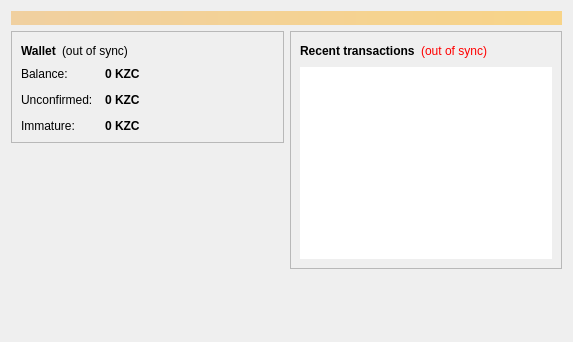
<?xml version="1.0" encoding="UTF-8"?>
<ui version="4.0">
 <class>OverviewPage</class>
 <widget class="QWidget" name="OverviewPage">
  <property name="geometry">
   <rect>
    <x>0</x>
    <y>0</y>
    <width>573</width>
    <height>342</height>
   </rect>
  </property>
  <property name="windowTitle">
   <string>Form</string>
  </property>
  <property name="styleSheet">
   <string notr="true"/>
  </property>
  <layout class="QVBoxLayout" name="topLayout">
   <item>
    <widget class="QLabel" name="labelAlerts">
     <property name="visible">
      <bool>false</bool>
     </property>
     <property name="styleSheet">
      <string notr="true">background-color: qlineargradient(x1: 0, y1: 0, x2: 1, y2: 0, stop:0 #F0D0A0, stop:1 #F8D488); color:#000000;</string>
     </property>
     <property name="wordWrap">
      <bool>true</bool>
     </property>
     <property name="margin">
      <number>3</number>
     </property>
    </widget>
   </item>
   <item>
    <layout class="QHBoxLayout" name="horizontalLayout" stretch="1,1">
     <item>
      <layout class="QVBoxLayout" name="verticalLayout_2">
       <item>
        <widget class="QFrame" name="frame">
         <property name="styleSheet">
          <string notr="true"/>
         </property>
         <property name="frameShape">
          <enum>QFrame::StyledPanel</enum>
         </property>
         <property name="frameShadow">
          <enum>QFrame::Raised</enum>
         </property>
         <layout class="QVBoxLayout" name="verticalLayout_4">
          <item>
           <layout class="QHBoxLayout" name="horizontalLayout_4">
            <item>
             <widget class="QLabel" name="label_5">
              <property name="font">
               <font>
                <weight>75</weight>
                <bold>true</bold>
               </font>
              </property>
              <property name="text">
               <string>Wallet</string>
              </property>
             </widget>
            </item>
            <item>
             <widget class="QLabel" name="labelWalletStatus">
              <property name="toolTip">
               <string>The displayed information may be out of date. Your wallet automatically synchronizes with the Kazcoin network after a connection is established, but this process has not completed yet.</string>
              </property>
              <property name="styleSheet">
               <string notr="true">QLabel { color: red; }
background-image: url(:/images/legobackground);</string>
              </property>
              <property name="text">
               <string notr="true">(out of sync)</string>
              </property>
              <property name="alignment">
               <set>Qt::AlignLeading|Qt::AlignLeft|Qt::AlignVCenter</set>
              </property>
             </widget>
            </item>
            <item>
             <spacer name="horizontalSpacer_2">
              <property name="orientation">
               <enum>Qt::Horizontal</enum>
              </property>
              <property name="sizeHint" stdset="0">
               <size>
                <width>40</width>
                <height>20</height>
               </size>
              </property>
             </spacer>
            </item>
           </layout>
          </item>
          <item>
           <layout class="QFormLayout" name="formLayout_2">
            <property name="fieldGrowthPolicy">
             <enum>QFormLayout::AllNonFixedFieldsGrow</enum>
            </property>
            <property name="horizontalSpacing">
             <number>12</number>
            </property>
            <property name="verticalSpacing">
             <number>12</number>
            </property>
            <item row="0" column="0">
             <widget class="QLabel" name="label">
              <property name="text">
               <string>Balance:</string>
              </property>
             </widget>
            </item>
            <item row="0" column="1">
             <widget class="QLabel" name="labelBalance">
              <property name="font">
               <font>
                <weight>75</weight>
                <bold>true</bold>
               </font>
              </property>
              <property name="cursor">
               <cursorShape>IBeamCursor</cursorShape>
              </property>
              <property name="toolTip">
               <string>Your current balance</string>
              </property>
              <property name="text">
               <string notr="true">0 KZC</string>
              </property>
              <property name="textInteractionFlags">
               <set>Qt::LinksAccessibleByMouse|Qt::TextSelectableByKeyboard|Qt::TextSelectableByMouse</set>
              </property>
             </widget>
            </item>
            <item row="1" column="0">
             <widget class="QLabel" name="label_3">
              <property name="text">
               <string>Unconfirmed:</string>
              </property>
             </widget>
            </item>
            <item row="1" column="1">
             <widget class="QLabel" name="labelUnconfirmed">
              <property name="font">
               <font>
                <weight>75</weight>
                <bold>true</bold>
               </font>
              </property>
              <property name="cursor">
               <cursorShape>IBeamCursor</cursorShape>
              </property>
              <property name="toolTip">
               <string>Total of transactions that have yet to be confirmed, and do not yet count toward the current balance</string>
              </property>
              <property name="text">
               <string notr="true">0 KZC</string>
              </property>
              <property name="textInteractionFlags">
               <set>Qt::LinksAccessibleByMouse|Qt::TextSelectableByKeyboard|Qt::TextSelectableByMouse</set>
              </property>
             </widget>
            </item>
            <item row="2" column="0">
             <widget class="QLabel" name="labelImmatureText">
              <property name="text">
               <string>Immature:</string>
              </property>
             </widget>
            </item>
            <item row="2" column="1">
             <widget class="QLabel" name="labelImmature">
              <property name="font">
               <font>
                <weight>75</weight>
                <bold>true</bold>
               </font>
              </property>
              <property name="toolTip">
               <string>Mined balance that has not yet matured</string>
              </property>
              <property name="text">
               <string notr="true">0 KZC</string>
              </property>
              <property name="textInteractionFlags">
               <set>Qt::LinksAccessibleByMouse|Qt::TextSelectableByKeyboard|Qt::TextSelectableByMouse</set>
              </property>
             </widget>
            </item>
           </layout>
          </item>
         </layout>
        </widget>
       </item>
       <item>
        <spacer name="verticalSpacer">
         <property name="orientation">
          <enum>Qt::Vertical</enum>
         </property>
         <property name="sizeHint" stdset="0">
          <size>
           <width>20</width>
           <height>40</height>
          </size>
         </property>
        </spacer>
       </item>
      </layout>
     </item>
     <item>
      <layout class="QVBoxLayout" name="verticalLayout_3">
       <item>
        <widget class="QFrame" name="frame_2">
         <property name="styleSheet">
          <string notr="true"/>
         </property>
         <property name="frameShape">
          <enum>QFrame::StyledPanel</enum>
         </property>
         <property name="frameShadow">
          <enum>QFrame::Raised</enum>
         </property>
         <layout class="QVBoxLayout" name="verticalLayout">
          <item>
           <layout class="QHBoxLayout" name="horizontalLayout_2">
            <item>
             <widget class="QLabel" name="label_4">
              <property name="text">
               <string>&lt;b&gt;Recent transactions&lt;/b&gt;</string>
              </property>
             </widget>
            </item>
            <item>
             <widget class="QLabel" name="labelTransactionsStatus">
              <property name="toolTip">
               <string>The displayed information may be out of date. Your wallet automatically synchronizes with the Kazcoin network after a connection is established, but this process has not completed yet.</string>
              </property>
              <property name="styleSheet">
               <string notr="true">QLabel { color: red; }</string>
              </property>
              <property name="text">
               <string notr="true">(out of sync)</string>
              </property>
              <property name="alignment">
               <set>Qt::AlignRight|Qt::AlignTrailing|Qt::AlignVCenter</set>
              </property>
             </widget>
            </item>
            <item>
             <spacer name="horizontalSpacer">
              <property name="orientation">
               <enum>Qt::Horizontal</enum>
              </property>
              <property name="sizeHint" stdset="0">
               <size>
                <width>40</width>
                <height>20</height>
               </size>
              </property>
             </spacer>
            </item>
           </layout>
          </item>
          <item>
           <widget class="QListView" name="listTransactions">
            <property name="styleSheet">
             <string notr="true"/>
            </property>
            <property name="frameShape">
             <enum>QFrame::NoFrame</enum>
            </property>
            <property name="verticalScrollBarPolicy">
             <enum>Qt::ScrollBarAlwaysOff</enum>
            </property>
            <property name="horizontalScrollBarPolicy">
             <enum>Qt::ScrollBarAlwaysOff</enum>
            </property>
            <property name="selectionMode">
             <enum>QAbstractItemView::NoSelection</enum>
            </property>
           </widget>
          </item>
         </layout>
        </widget>
       </item>
       <item>
        <spacer name="verticalSpacer_2">
         <property name="orientation">
          <enum>Qt::Vertical</enum>
         </property>
         <property name="sizeHint" stdset="0">
          <size>
           <width>20</width>
           <height>40</height>
          </size>
         </property>
        </spacer>
       </item>
      </layout>
     </item>
    </layout>
   </item>
  </layout>
 </widget>
 <resources>
  <include location="../bitcoin.qrc"/>
 </resources>
 <connections/>
</ui>
